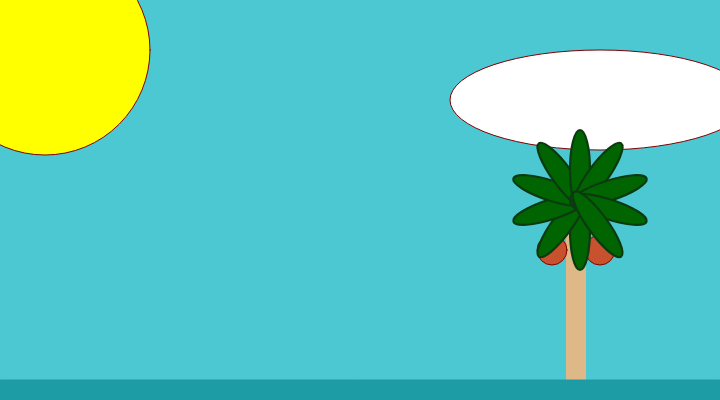
Frame 1 (no input)
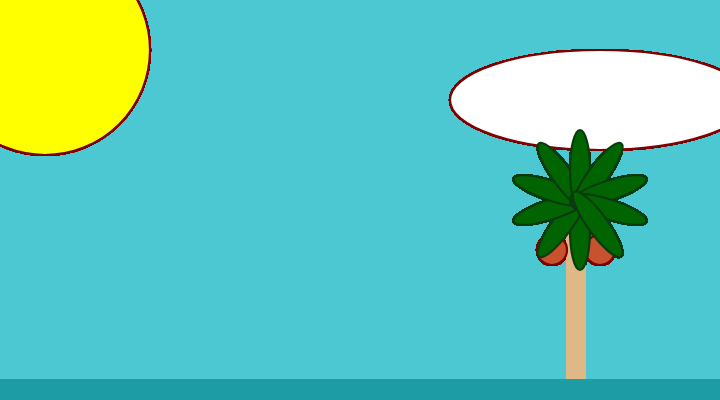
Frame 60 (no input)
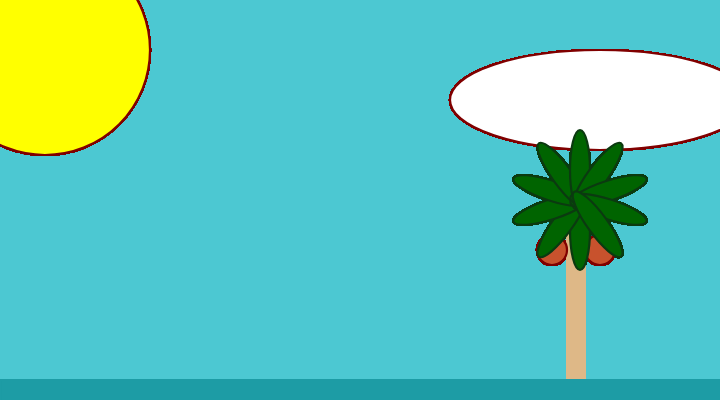
Frame 120 (the mouse pressed at the canvas centre since frame 60)

The p5.js sketch that drew these frames (run headless with seeded random() and noise() and a simulated clock; from frame 60 on, the mouse is pressed at the canvas centre):

// p5.js sketch
// ── sketch.js
function setup() {
  // put setup code here
  createCanvas(720, 400);
   background(76, 200, 210);
 }

function draw() {
  // put drawing code here
noStroke();
   fill(222,184,135);
   rect(566,200,20,500);
   fill(200,82,45);
   stroke(128,0,0);
   ellipse(600,250,30,30);
   ellipse(552,250,30,30);
   fill(222,184,135);
   fill(255,255,0)
   ellipse(45,50,210,210);

fill(255,255,255);
ellipse(600,100,300,100);



stroke(29, 156, 165);
 fill(29, 156, 165);
 rect(0,380,720,500);

 fill(0,100,0);
 translate(580, 200);
 //noStroke();
 strokeWeight(2.2);
 stroke(11, 58, 16);
 for (var i = 0; i < 10; i ++) {
   ellipse(0, 30, 20, 80);
   rotate(PI/5);
 }

}
